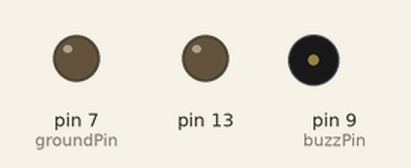
Recording of a sketch running on a simulated Arduino Uno, built with avr-gcc and run on an emulated ATmega328P. On the bench: output pins drawn as LEDs (lit = HIGH), buzzer (waves = sounding).

Above: at 1.6 s.
At 5.9 s:
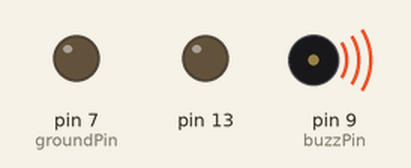
At 11.3 s:
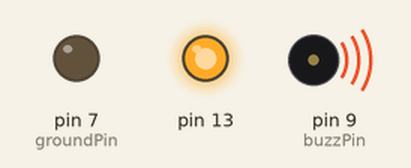
At 22.9 s:
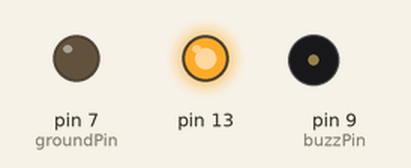
Timing chart, 0 to 24.4 s (numbered marks = the images above):
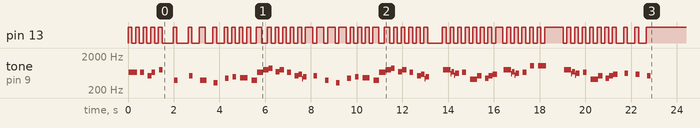

The sketch:

music.ino
```cpp
// fait office de masse
const int groundPin = 7;
// pin de controle du buzzer
const int buzzPin = 9;

// hauteur des notes en Hz (25 premières secondes), 0 = silence
float frequency[113] = {
    659.3, 659.3,   0.0, 659.3,   0.0, 523.3, 659.3,   0.0, 784.0,   0.0, 392.0,
    0.0,   523.3,   0.0, 392.0,   0.0, 329.6,   0.0, 440.0,   0.0, 493.9,   0.0,
    466.2, 440.0,   0.0, 392.0, 659.3, 784.0, 880.0,   0.0, 698.5, 784.0,   0.0,
    659.3,   0.0, 523.3, 587.3, 493.9,   0.0, 523.3,   0.0, 392.0,   0.0, 329.6,
      0.0, 440.0,   0.0, 493.9,   0.0, 466.2, 440.0,   0.0, 392.0, 659.3, 784.0,
    880.0,   0.0, 698.5, 784.0,   0.0, 659.3,   0.0, 523.3, 587.3, 493.9,   0.0,
    784.0, 740.0, 698.5, 622.3,   0.0, 659.3,   0.0, 415.3, 440.0, 523.3,   0.0,
    440.0, 523.3, 587.3,   0.0, 784.0, 740.0, 698.5, 622.3,   0.0, 659.3,   0.0,
    1046.5,   0.0, 1046.5, 1046.5,   0.0, 784.0, 740.0, 698.5, 622.3,   0.0, 659.3,
      0.0, 415.3, 440.0, 523.3,   0.0, 440.0, 523.3, 587.3,   0.0, 622.3,   0.0,
    587.3,   0.0, 523.3};
// durée des notes en ms
unsigned int duration[113] =  {
      160,   160,   160,   160,   160,   160,   160,   160,   160,   480,   160,
      480,   160,   320,   260,   320,   160,   320,   160,   160,   160,   160,
      160,   160,   160,   240,   240,   240,   160,   160,   160,   160,   160,
      160,   160,   160,   160,   160,   320,   160,   320,   160,   320,   160,
      320,   160,   160,   160,   160,   160,   160,   160,   240,   240,   240,
      160,   160,   160,   160,   160,   160,   160,   160,   160,   160,   640,
      160,   160,   160,   160,   160,   160,   160,   160,   160,   160,   160,
      160,   160,   160,   320,   160,   160,   160,   160,   160,   160,   160,
      160,   160,   160,   160,   800,   160,   160,   160,   160,   160,   160,
      160,   160,   160,   160,   160,   160,   160,   160,   320,   160,   320,
      160,   320,   160};

// joue une note
void buzz(float F, float D){
    if(F==0){
        // si c'est un silence
        delay(D);
    } else {
        // période en µs
        int T = 1000000/F;
        // divise la note en deux pour faire un signal carré avec alpha = T1/T
        int T1 = T/2;
        int T2 = T-T1;
        // nombre de répétitions du motif
        int R = (D/T)*1000;
        // temps perdu dans l'arrondi
        int L = (1000*D) - (T*R);
        // signal carré, correspond à un bip
        for(int i=0; i<R; i++){
            digitalWrite(buzzPin, HIGH);
            delayMicroseconds(T1);
            digitalWrite(buzzPin, LOW);
            delayMicroseconds(T2);
        }
        // pour stabiliser le tempo sinon la durée d'une note dépends de sa hauteur et c la rue
        delayMicroseconds(L);
    }
    // espace entre les notes sinon c moche
    delay(5);
}

void setup(){
    pinMode(groundPin, OUTPUT);
    pinMode(buzzPin, OUTPUT);
    pinMode(13, OUTPUT);
    digitalWrite(groundPin, LOW);
    bool state = true;
    for(int i=0; i<113; i++){
        // faire clignoter la led intégrée
        digitalWrite(13, state);
        state = !state;
        buzz(frequency[i], duration[i]);
    }
}

// et g pas besoin de loop
void loop(){}
```

Measured:
- by itself, tone on pin 9 (buzzPin): plays 656 Hz for 0.36 s, 656 Hz for 0.16 s, 521 Hz for 0.16 s, 656 Hz for 0.16 s, 779 Hz for 0.16 s, 391 Hz for 0.16 s … (73 notes in this stretch)
